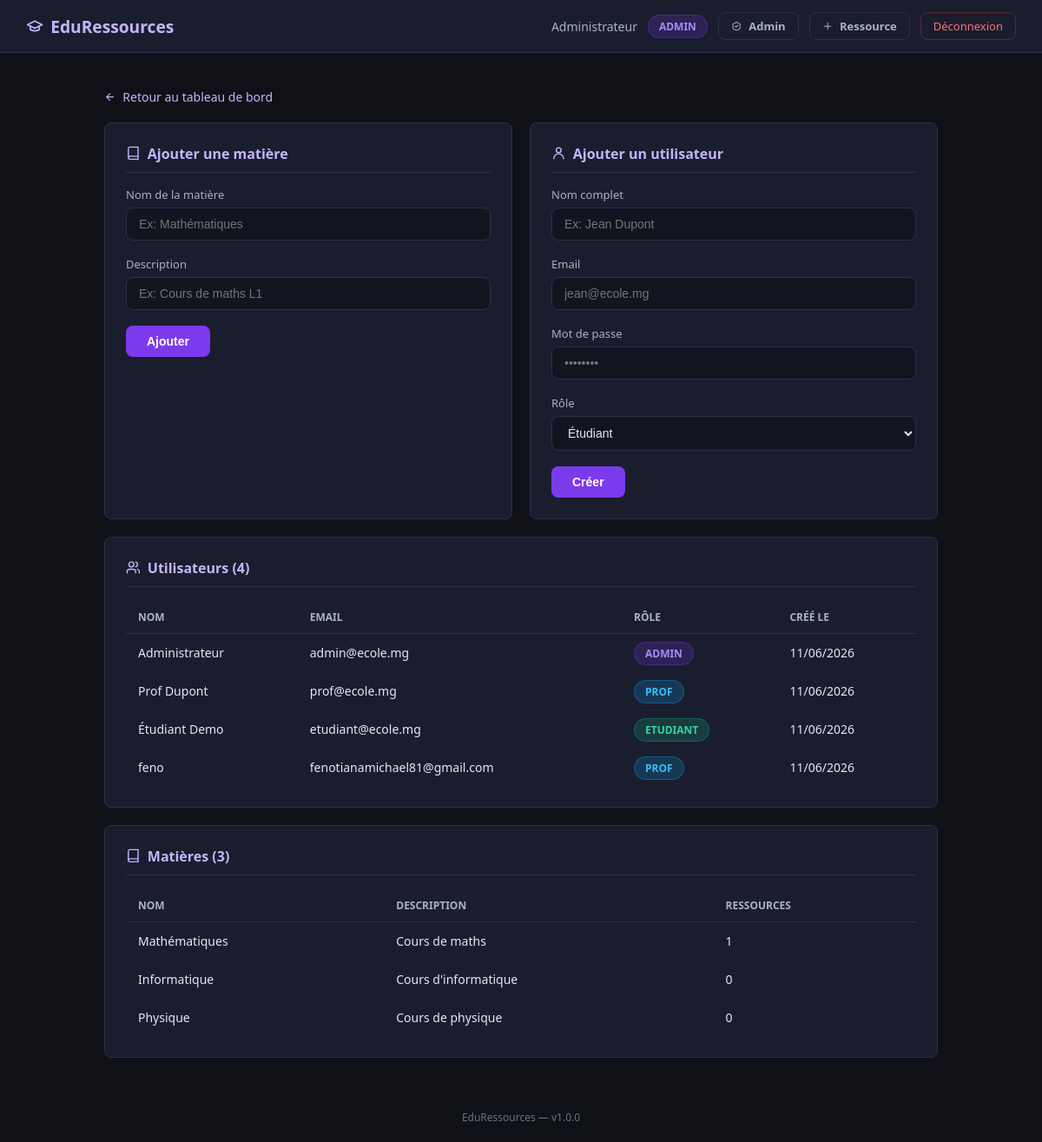
The page /admin (signed in) on the database its author committed.
### app.py (models this page shows)
class User(UserMixin, db.Model):
    id = db.Column(db.Integer, primary_key=True)
    nom = db.Column(db.String(100), nullable=False)
    email = db.Column(db.String(150), unique=True, nullable=False)
    password = db.Column(db.String(200), nullable=False)
    role = db.Column(db.String(20), nullable=False, default='etudiant')
    date_creation = db.Column(db.DateTime, default=datetime.utcnow)

class Matiere(db.Model):
    id = db.Column(db.Integer, primary_key=True)
    nom = db.Column(db.String(100), nullable=False)
    description = db.Column(db.String(200))
    ressources = db.relationship('Ressource', backref='matiere', lazy=True)

### app.py (the view)
@app.route('/admin')
@login_required
def admin():
    if current_user.role != 'admin':
        flash('Accès refusé.', 'danger')
        return redirect(url_for('dashboard'))
    users = User.query.all()
    matieres = Matiere.query.all()
    return render_template('admin.html', users=users, matieres=matieres, version=APP_VERSION)

### app.py (called while the page is built)
@login_manager.user_loader
def load_user(user_id):
    return User.query.get(int(user_id))

### templates/admin.html (shortened to what this page needs)
{% extends 'base.html' %}
{% block content %}
<div class="section-page">
    <a href="{{ url_for('dashboard') }}" class="back-link">
        <svg class="icon icon-sm" viewBox="0 0 24 24" aria-hidden="true">
            <path d="M19 12H5"></path>
            <path d="m12 19-7-7 7-7"></path>
        </svg>
        Retour au tableau de bord
    </a>
    <div class="admin-grid">
        <div class="card">
            <div class="card-title">
                <svg class="icon" viewBox="0 0 24 24" aria-hidden="true">
                    <path d="M4 19.5A2.5 2.5 0 0 1 6.5 17H20"></path>
                    <path d="M4 4.5A2.5 2.5 0 0 1 6.5 2H20v20H6.5A2.5 2.5 0 0 1 4 19.5v-15Z"></path>
                </svg>
                Ajouter une matière
            </div>
            <form method="POST" action="{{ url_for('ajouter_matiere') }}">
                <div class="form-group">
                    <label for="matiere_nom">Nom de la matière</label>
                    <input type="text" id="matiere_nom" name="nom" placeholder="Ex: Mathématiques" required>
                </div>
                <div class="form-group">
                    <label for="matiere_description">Description</label>
                    <input type="text" id="matiere_description" name="description" placeholder="Ex: Cours de maths L1">
                </div>
                <button type="submit" class="btn btn-primary">Ajouter</button>
            </form>
        </div>
        <div class="card">
            <div class="card-title">
                <svg class="icon" viewBox="0 0 24 24" aria-hidden="true">
                    <path d="M20 21a8 8 0 0 0-16 0"></path>
                    <circle cx="12" cy="7" r="4"></circle>
                </svg>
                Ajouter un utilisateur
            </div>
            <form method="POST" action="{{ url_for('ajouter_user') }}">
                <div class="form-group">
                    <label for="user_nom">Nom complet</label>
                    <input type="text" id="user_nom" name="nom" placeholder="Ex: Jean Dupont" required>
                </div>
                <div class="form-group">
                    <label for="user_email">Email</label>
                    <input type="email" id="user_email" name="email" placeholder="jean@ecole.mg" required>
                </div>
                <div class="form-group">
                    <label for="user_password">Mot de passe</label>
                    <input type="password" id="user_password" name="password" placeholder="••••••••" required>
                </div>
                <div class="form-group">
                    <label for="user_role">Rôle</label>
                    <select id="user_role" name="role">
                        <option value="etudiant">Étudiant</option>
                    </select>
                </div>
                <button type="submit" class="btn btn-primary">Créer</button>
            </form>
        </div>
    </div>
    <div class="card">
        <div class="card-title">
            <svg class="icon" viewBox="0 0 24 24" aria-hidden="true">
                <path d="M16 21v-2a4 4 0 0 0-4-4H6a4 4 0 0 0-4 4v2"></path>
                <circle cx="9" cy="7" r="4"></circle>
                <path d="M22 21v-2a4 4 0 0 0-3-3.9"></path>
                <path d="M16 3.1a4 4 0 0 1 0 7.8"></path>
            </svg>
            Utilisateurs ({{ users|length }})
        </div>
        <div class="table-scroll">
        <table class="table">
            <thead>
                <tr>
                    <th>Nom</th>
                    <th>Email</th>
                    <th>Rôle</th>
                    <th>Créé le</th>
                </tr>
            </thead>
            <tbody>
                {% for user in users %}
                <tr>
                    <td>{{ user.nom }}</td>
                    <td class="table-muted">{{ user.email }}</td>
                    <td><span class="badge-role role-{{ user.role }}">{{ user.role }}</span></td>
                    <td class="table-muted">{{ user.date_creation.strftime('%d/%m/%Y') }}</td>
                </tr>
                {% endfor %}
            </tbody>
        </table>
        </div>
    </div>
    <div class="card">
        <div class="card-title">
            <svg class="icon" viewBox="0 0 24 24" aria-hidden="true">
                <path d="M4 19.5A2.5 2.5 0 0 1 6.5 17H20"></path>
                <path d="M4 4.5A2.5 2.5 0 0 1 6.5 2H20v20H6.5A2.5 2.5 0 0 1 4 19.5v-15Z"></path>
            </svg>
            Matières ({{ matieres|length }})
        </div>
        <div class="table-scroll">
        <table class="table">
            <thead>
                <tr>
                    <th>Nom</th>
                    <th>Description</th>
                    <th>Ressources</th>
                </tr>
            </thead>
            <tbody>
                {% for matiere in matieres %}
                <tr>
                    <td>{{ matiere.nom }}</td>
                    <td class="table-muted">{{ matiere.description or '—' }}</td>
                    <td class="table-accent">{{ matiere.ressources|length }}</td>
                </tr>
                {% endfor %}
            </tbody>
        </table>
        </div>
    </div>
</div>
{% endblock %}

### templates/base.html (shortened to what this page needs)
<!DOCTYPE html>
<html lang="fr">
<head>
    <link rel="stylesheet" href="{{ url_for('static', filename='style.css') }}">
</head>
<body>
{% if current_user.is_authenticated %}
<nav class="navbar">
    <a href="{{ url_for('dashboard') }}" class="navbar-brand">
        <svg class="icon" viewBox="0 0 24 24" aria-hidden="true">
            <path d="M22 10 12 5 2 10l10 5 10-5Z"></path>
            <path d="M6 12v5c3 2 9 2 12 0v-5"></path>
        </svg>
        EduRessources
    </a>
    <div class="navbar-info">
        <span class="navbar-user">{{ current_user.nom }}</span>
        <span class="badge-role role-{{ current_user.role }}">{{ current_user.role }}</span>
        {% if current_user.role == 'admin' %}
        <a href="{{ url_for('admin') }}" class="btn-secondary btn btn-small">
            <svg class="icon icon-sm" viewBox="0 0 24 24" aria-hidden="true">
                <path d="M12 3 4 7v6c0 5 3.4 7.4 8 8 4.6-.6 8-3 8-8V7l-8-4Z"></path>
                <path d="M9 12l2 2 4-4"></path>
            </svg>
            Admin
        </a>
        {% endif %}
        {% if current_user.role in ['prof', 'admin'] %}
        <a href="{{ url_for('ajouter_ressource') }}" class="btn-secondary btn btn-small">
            <svg class="icon icon-sm" viewBox="0 0 24 24" aria-hidden="true">
                <path d="M12 5v14"></path>
                <path d="M5 12h14"></path>
            </svg>
            Ressource
        </a>
        {% endif %}
        <a href="{{ url_for('logout') }}" class="btn-logout">Déconnexion</a>
    </div>
</nav>
{% endif %}
<div class="container">
    {% block content %}{% endblock %}
</div>
<div class="footer">EduRessources — v{{ version if version is defined else '1.0.0' }}</div>
</body>
</html>

### static/style.css (style rules this page uses)
:root { --bg: #0f1117; --surface: #1a1d2e; --surface-raised: #202438; --surface-subtle: #12141f; --border: #2d3148; --text: #e2e8f0; --text-muted: #aab2c0; --text-soft: #8b95a7; --primary: #8b5cf6; --primary-strong: #7c3aed; --primary-soft: #7c3aed22; --success: #34d399; --danger: #f87171; --focus: #fbbf24; }
* { margin: 0; padding: 0; box-sizing: border-box; }
body { font-family: 'Segoe UI', sans-serif; background: var(--bg); color: var(--text); min-height: 100vh; }
.icon { width: 1.05em; height: 1.05em; flex: 0 0 auto; stroke: currentColor; stroke-width: 2; stroke-linecap: round; stroke-linejoin: round; fill: none; }
.icon-sm { width: 0.95em; height: 0.95em; }
.section-page { margin-top: 30px; }
.navbar { background: var(--surface); padding: 14px 30px; display: flex; justify-content: space-between; align-items: center; gap: 16px; border-bottom: 1px solid var(--border); position: sticky; top: 0; z-index: 100; }
.navbar-brand { font-size: 1.2rem; font-weight: 700; color: #c4b5fd; text-decoration: none; display: inline-flex; align-items: center; gap: 8px; white-space: nowrap; }
.navbar-info { display: flex; align-items: center; justify-content: flex-end; gap: 12px; flex-wrap: wrap; }
.navbar-user { font-size: 14px; color: var(--text-muted); }
.badge-role { padding: 4px 12px; border-radius: 20px; font-size: 12px; font-weight: 600; text-transform: uppercase; }
.role-admin { background: #7c3aed33; color: #a78bfa; border: 1px solid #7c3aed55; }
.role-prof { background: #0ea5e933; color: #38bdf8; border: 1px solid #0ea5e955; }
.role-etudiant { background: #10b98133; color: #34d399; border: 1px solid #10b98155; }
.btn-logout { background: transparent; border: 1px solid #ef444455; color: var(--danger); padding: 6px 14px; border-radius: 8px; cursor: pointer; font-size: 13px; text-decoration: none; transition: all 0.2s; }
.container { max-width: 1000px; margin: 40px auto; padding: 0 20px; }
.card { background: var(--surface); border: 1px solid var(--border); border-radius: 8px; padding: 24px; margin-bottom: 20px; }
.card-title { font-size: 1rem; font-weight: 600; color: #c4b5fd; margin-bottom: 16px; padding-bottom: 10px; border-bottom: 1px solid var(--border); display: flex; align-items: center; gap: 8px; }
.form-group { margin-bottom: 18px; }
.form-group label { display: block; font-size: 13px; color: var(--text-muted); margin-bottom: 6px; }
.form-group input, .form-group select, .form-group textarea { width: 100%; background: var(--surface-subtle); border: 1px solid var(--border); border-radius: 8px; padding: 10px 14px; color: var(--text); font-size: 14px; outline: none; transition: border 0.2s; }
.form-group select option { background: var(--surface); }
.btn { padding: 10px 24px; border-radius: 8px; font-size: 14px; font-weight: 600; cursor: pointer; border: none; transition: all 0.2s; text-decoration: none; display: inline-flex; align-items: center; justify-content: center; gap: 8px; }
.btn-small { padding: 6px 14px; font-size: 13px; }
.btn-primary { background: var(--primary-strong); color: white; }
.btn-secondary { background: transparent; border: 1px solid var(--border); color: var(--text-muted); }
.back-link { display: inline-flex; align-items: center; gap: 8px; color: #c4b5fd; text-decoration: none; font-size: 14px; margin-bottom: 20px; }
.footer { text-align: center; padding: 20px; color: #697386; font-size: 12px; margin-top: 40px; }
.table-scroll { width: 100%; overflow-x: auto; }
.table { width: 100%; border-collapse: collapse; font-size: 14px; }
.table th { text-align: left; padding: 10px 14px; color: var(--text-muted); font-size: 12px; text-transform: uppercase; border-bottom: 1px solid var(--border); }
.table td { padding: 12px 14px; border-bottom: 1px solid #1f2235; color: var(--text); }
.table tr:last-child td { border-bottom: none; }
.admin-grid { display: grid; grid-template-columns: repeat(2, minmax(0, 1fr)); gap: 20px; }
.table-muted { color: var(--text-muted); }
.table-accent { color: #c4b5fd; }

### rows shown on the page
User: nom "Administrateur", role "ADMIN", email "admin@ecole.mg", date_creation "11/06/2026"
User: nom "Prof Dupont", email "prof@ecole.mg", role "PROF", date_creation "11/06/2026"
User: nom "Étudiant Demo", email "etudiant@ecole.mg", role "ETUDIANT", date_creation "11/06/2026"
User: nom "feno", email "fenotianamichael81@gmail.com", role "PROF", date_creation "11/06/2026"
Matiere: nom "Mathématiques", description "Cours de maths", ressources|length "1"
Matiere: nom "Informatique", description "Cours d'informatique", ressources|length "0"
Matiere: nom "Physique", description "Cours de physique", ressources|length "0"

### other values the page prints
{{ users|length }} "4"
{{ matieres|length }} "3"
{{ version if version is defined else '1.0.0' }} "1.0.0"
